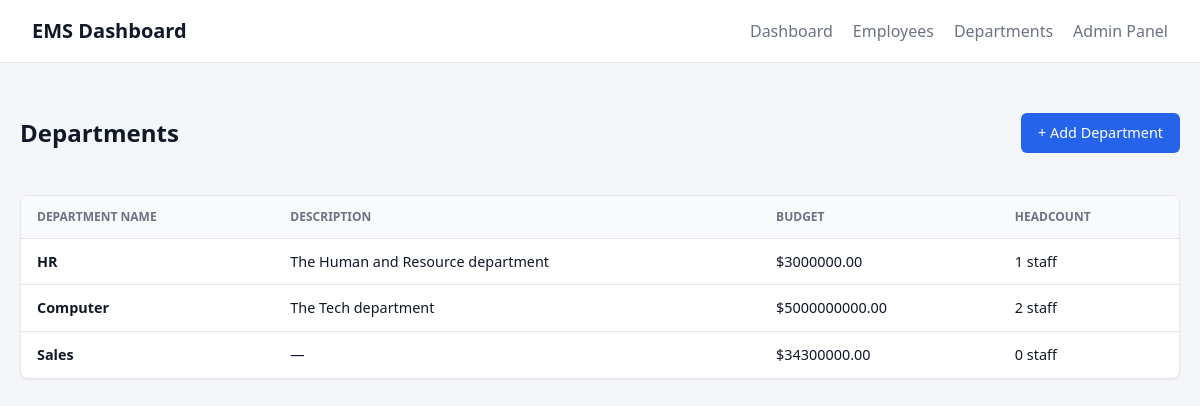
Screenshot of /departments/ with the database file from the repository.
### employees/models.py (models this page shows, shortened)
class Department(models.Model):
    name = models.CharField(max_length=100, unique=True)
    description = models.TextField(blank=True)
    budget_cents = models.PositiveIntegerField(default=0, help_text="Budget in cents")

### employees/views.py (the view)
# urls.py: path('departments/', views.DepartmentListView.as_view(), name='department_list'),
class DepartmentListView(ListView):
    model = Department
    template_name = "employees/department_list.html"
    context_object_name = "departments"
    def get_queryset(self):
        return Department.objects.annotate(emp_count=Count('employees'))

### employees/templates/employees/department_list.html
{% extends 'base.html' %}
{% block content %}
<div style="display: flex; justify-content: space-between; align-items: center; margin-bottom: 24px;">
    <h2>Departments</h2>
    <a href="{% url 'department_create' %}" class="btn btn-primary">+ Add Department</a>
</div>
<div class="card">
    <table class="table">
        <thead>
            <tr>
                <th>Department Name</th>
                <th>Description</th>
                <th>Budget</th>
                <th>Headcount</th>
            </tr>
        </thead>
        <tbody>
            {% for dept in departments %}
            <tr>
                <td><strong>{{ dept.name }}</strong></td>
                <td>{{ dept.description|default:"—" }}</td>
                <td>${{ dept.budget_cents|floatformat:"2" }}</td>
                <td>{{ dept.emp_count }} staff</td>
            </tr>
            {% empty %}
            <tr>
                <td colspan="4" style="text-align: center; padding: 32px; color: var(--muted);">
                    No departments found. Add one to get started.
                </td>
            </tr>
            {% endfor %}
        </tbody>
    </table>
</div>
{% endblock %}

### static/css/style.css (style rules this page uses)
:root { --bg: #f4f6f9; --surface: #ffffff; --text: #111827; --muted: #6b7280; --border: #e5e7eb; --primary: #2563eb; --primary-hover: #1d4ed8; --danger: #dc2626; --success: #16a34a; --radius: 8px; }
* { box-sizing: border-box; }
body { margin: 0; font-family: system-ui, -apple-system, sans-serif; background: var(--bg); color: var(--text); line-height: 1.5; }
a { text-decoration: none; color: var(--primary); }
.card { background: var(--surface); border: 1px solid var(--border); border-radius: var(--radius); box-shadow: 0 1px 2px rgba(0,0,0,0.05); overflow: hidden; }
.btn { display: inline-block; padding: 8px 16px; border-radius: 6px; font-weight: 500; font-size: 0.9rem; cursor: pointer; border: 1px solid transparent; text-align: center; }
.btn-primary { background: var(--primary); color: white; }
.table { width: 100%; border-collapse: collapse; font-size: 0.9rem; }
.table th, .table td { padding: 12px 16px; text-align: left; border-bottom: 1px solid var(--border); }
.table th { background: #f9fafb; font-weight: 600; color: var(--muted); text-transform: uppercase; font-size: 0.75rem; }
.table tr:last-child td { border-bottom: none; }

### rows the page displays
Department: name "HR", description "The Human and Resource department", budget_cents "3000000.00", emp_count "1"
Department: name "Computer", description "The Tech department", budget_cents "5000000000.00", emp_count "2"
Department: name "Sales", description "—", budget_cents "34300000.00", emp_count "0"
